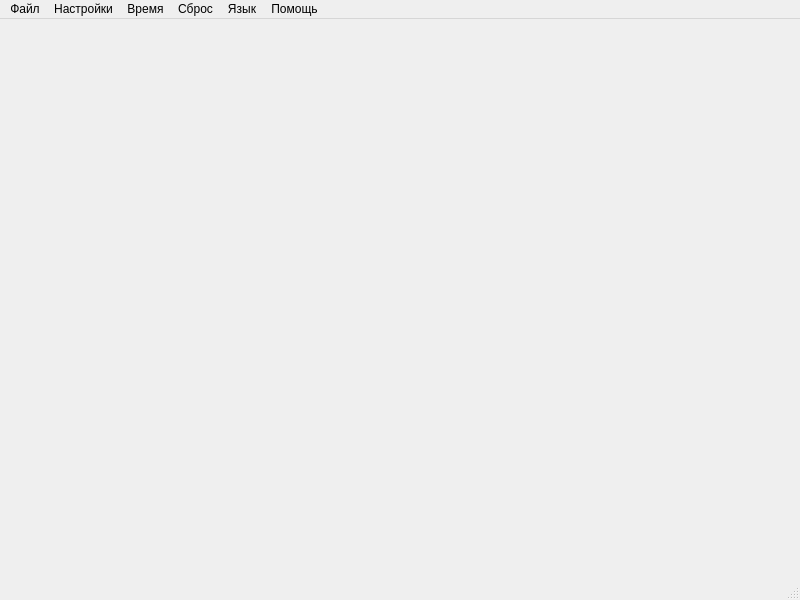
<?xml version="1.0" encoding="UTF-8"?>
<ui version="4.0">
 <class>MainWindow</class>
 <widget class="QMainWindow" name="MainWindow">
  <property name="geometry">
   <rect>
    <x>0</x>
    <y>0</y>
    <width>800</width>
    <height>600</height>
   </rect>
  </property>
  <property name="windowTitle">
   <string>Табло КУДО</string>
  </property>
  <widget class="QWidget" name="centralwidget"/>
  <widget class="QMenuBar" name="menubar">
   <property name="enabled">
    <bool>true</bool>
   </property>
   <property name="geometry">
    <rect>
     <x>0</x>
     <y>0</y>
     <width>800</width>
     <height>22</height>
    </rect>
   </property>
   <widget class="QMenu" name="mFile">
    <property name="title">
     <string>Файл</string>
    </property>
    <addaction name="openFile"/>
   </widget>
   <widget class="QMenu" name="mSettings">
    <property name="title">
     <string>Настройки</string>
    </property>
    <addaction name="actSettings"/>
   </widget>
   <widget class="QMenu" name="mTime">
    <property name="title">
     <string>Время</string>
    </property>
    <widget class="QMenu" name="actTimeFight">
     <property name="title">
      <string>Время боя</string>
     </property>
     <addaction name="act300"/>
     <addaction name="act200"/>
     <addaction name="act130"/>
     <addaction name="act100"/>
    </widget>
    <widget class="QMenu" name="actTimeParter">
     <property name="title">
      <string>Время партера</string>
     </property>
     <addaction name="act030"/>
     <addaction name="act020"/>
    </widget>
    <addaction name="actTimeFight"/>
    <addaction name="actTimeParter"/>
    <addaction name="actNoParter"/>
    <addaction name="actNoCukami"/>
   </widget>
   <widget class="QMenu" name="mReset">
    <property name="title">
     <string>Сброс</string>
    </property>
    <addaction name="actReset"/>
   </widget>
   <widget class="QMenu" name="languages">
    <property name="title">
     <string>Язык</string>
    </property>
    <addaction name="actRus"/>
    <addaction name="actEnglish"/>
   </widget>
   <widget class="QMenu" name="help">
    <property name="title">
     <string>Помощь</string>
    </property>
    <addaction name="separator"/>
    <addaction name="separator"/>
    <addaction name="about"/>
    <addaction name="winHelp"/>
   </widget>
   <addaction name="mFile"/>
   <addaction name="mSettings"/>
   <addaction name="mTime"/>
   <addaction name="mReset"/>
   <addaction name="languages"/>
   <addaction name="help"/>
  </widget>
  <widget class="QStatusBar" name="statusbar"/>
  <action name="openFile">
   <property name="text">
    <string>Открыть файл</string>
   </property>
  </action>
  <action name="about">
   <property name="text">
    <string>Вызов справки</string>
   </property>
  </action>
  <action name="winHelp">
   <property name="text">
    <string>О программе</string>
   </property>
  </action>
  <action name="actReset">
   <property name="text">
    <string>Сброс</string>
   </property>
  </action>
  <action name="actSettings">
   <property name="text">
    <string>Окно настроек</string>
   </property>
  </action>
  <action name="actLastFiles">
   <property name="enabled">
    <bool>false</bool>
   </property>
   <property name="text">
    <string>Недавние файлы</string>
   </property>
  </action>
  <action name="act300">
   <property name="checkable">
    <bool>true</bool>
   </property>
   <property name="text">
    <string notr="true">3:00</string>
   </property>
  </action>
  <action name="act200">
   <property name="checkable">
    <bool>true</bool>
   </property>
   <property name="text">
    <string notr="true">2:00</string>
   </property>
  </action>
  <action name="act130">
   <property name="checkable">
    <bool>true</bool>
   </property>
   <property name="text">
    <string notr="true">1:30</string>
   </property>
  </action>
  <action name="act100">
   <property name="checkable">
    <bool>true</bool>
   </property>
   <property name="text">
    <string notr="true">1:00</string>
   </property>
  </action>
  <action name="act030">
   <property name="checkable">
    <bool>true</bool>
   </property>
   <property name="text">
    <string notr="true">0:30</string>
   </property>
  </action>
  <action name="act020">
   <property name="checkable">
    <bool>true</bool>
   </property>
   <property name="text">
    <string notr="true">0:20</string>
   </property>
  </action>
  <action name="action">
   <property name="text">
    <string>Русский</string>
   </property>
  </action>
  <action name="action_2">
   <property name="text">
    <string>Английский</string>
   </property>
  </action>
  <action name="actNoParter">
   <property name="checkable">
    <bool>true</bool>
   </property>
   <property name="text">
    <string>Без партера</string>
   </property>
  </action>
  <action name="actNoCukami">
   <property name="checkable">
    <bool>true</bool>
   </property>
   <property name="enabled">
    <bool>false</bool>
   </property>
   <property name="text">
    <string>Без цуками</string>
   </property>
  </action>
  <action name="actRus">
   <property name="checkable">
    <bool>true</bool>
   </property>
   <property name="checked">
    <bool>true</bool>
   </property>
   <property name="text">
    <string>Русский</string>
   </property>
  </action>
  <action name="actEnglish">
   <property name="checkable">
    <bool>true</bool>
   </property>
   <property name="text">
    <string>Английский</string>
   </property>
  </action>
 </widget>
 <resources/>
 <connections/>
</ui>
